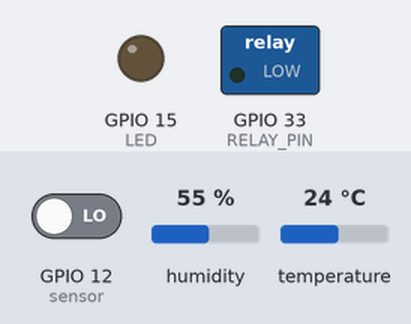
This sketch was run on a simulated ESP32. On the bench: switched loads named in the sketch (green lamp = pin HIGH), output pins drawn as LEDs (lit = HIGH). Inputs (shaded band) come from the test bench; at power-on: GPIO 12 (sensor) LOW, humidity 55 %, temperature 24 °C.

Above: at 12.8 s.
12.9 s: GPIO 12 (sensor) driven HIGH
At 18.5 s:
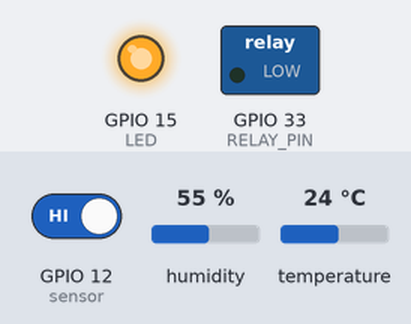
At 20.1 s:
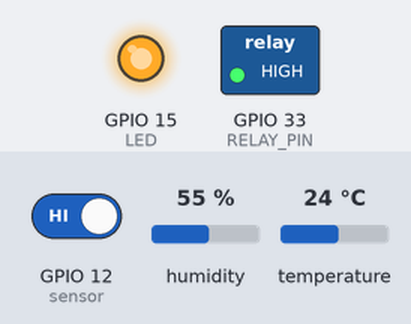
20.5 s: GPIO 12 (sensor) driven LOW
At 24.8 s:
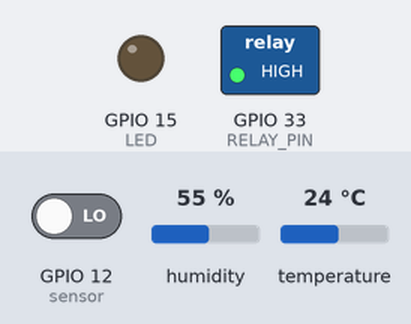
Timing chart, 0 to 26.5 s (numbered marks = the images above; inputs shaded):
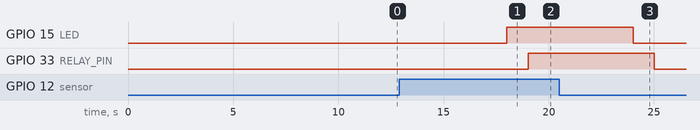

The sketch:

iot_project.ino
```cpp
#include "dht.h"
#define DHT11_PIN D7
dht DHT11;
int LED = 15;
int sensor = 12;  // pin number of sensor
const int RELAY_PIN = A5;
void setup() {
  Serial.begin(9600);
  pinMode(LED, OUTPUT);
  pinMode(sensor, INPUT); //set sensor as INPUT
  pinMode(RELAY_PIN, OUTPUT);
}

void loop() {
    if(digitalRead(sensor)){    // Checking the sensor
      digitalWrite(LED, HIGH);   // turn the LED ON
      delay(1000);
      DHT11.read11(DHT11_PIN);
      if(DHT11_PIN > 30) { //check whether temperature is greater than 30 Celcius
        digitalWrite(RELAY_PIN, HIGH); // turn on fan 5 seconds
        delay(5000);
      }
    }
    else{
      digitalWrite(LED, LOW);    // turn the LED OFF
      delay(1000);
      digitalWrite(RELAY_PIN, LOW);  // turn off fan
      delay(5000);
   }
}
```

Measured:
- after the input at 12.9 s, GPIO 15 (LED): LOW → HIGH after 5.1 s; GPIO 33 (RELAY_PIN): LOW → HIGH after 6.1 s
- after the input at 20.5 s, GPIO 15 (LED): HIGH → LOW after 3.5 s; GPIO 33 (RELAY_PIN): HIGH → LOW after 4.5 s
